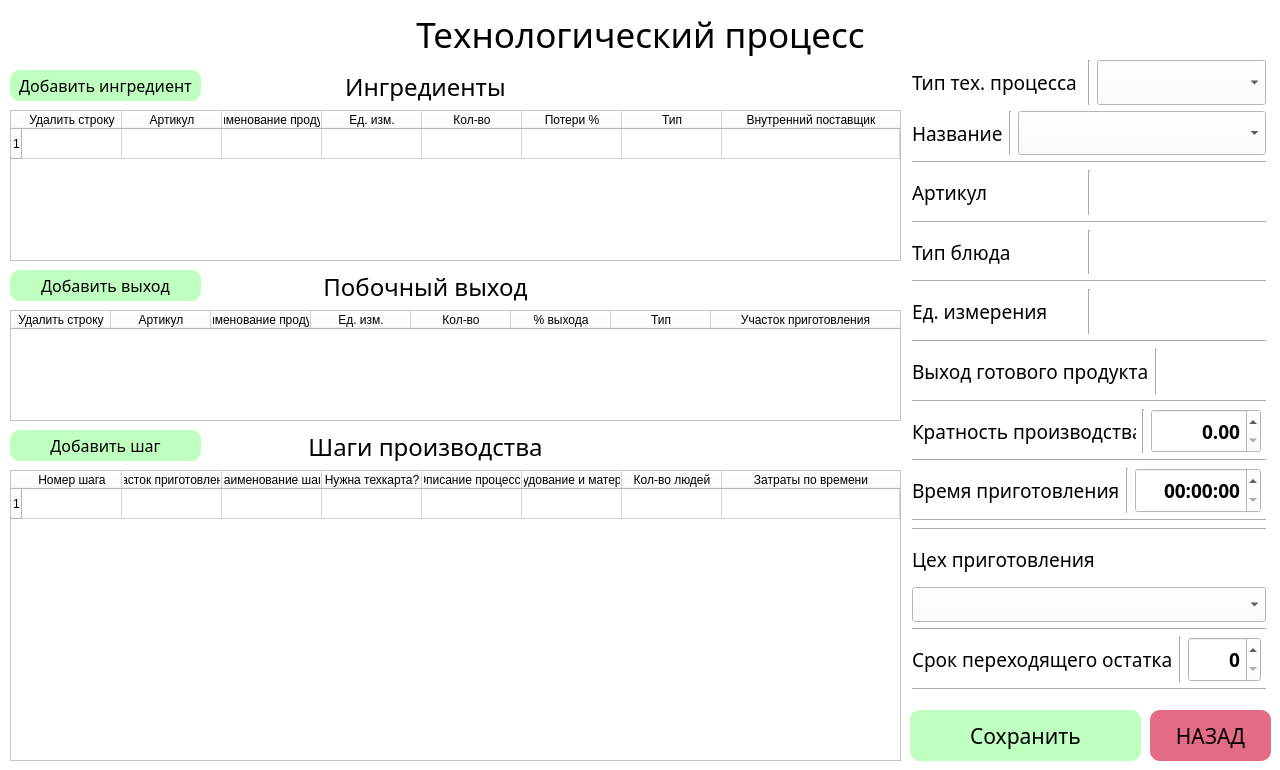
<?xml version="1.0" encoding="UTF-8"?>
<ui version="4.0">
 <class>WindowCreateTP</class>
 <widget class="QMainWindow" name="WindowCreateTP">
  <property name="geometry">
   <rect>
    <x>0</x>
    <y>0</y>
    <width>1280</width>
    <height>770</height>
   </rect>
  </property>
  <property name="minimumSize">
   <size>
    <width>1280</width>
    <height>720</height>
   </size>
  </property>
  <property name="maximumSize">
   <size>
    <width>1280</width>
    <height>2000</height>
   </size>
  </property>
  <property name="font">
   <font>
    <family>Trebuchet MS</family>
    <pointsize>14</pointsize>
   </font>
  </property>
  <property name="cursor">
   <cursorShape>ArrowCursor</cursorShape>
  </property>
  <property name="mouseTracking">
   <bool>false</bool>
  </property>
  <property name="tabletTracking">
   <bool>false</bool>
  </property>
  <property name="windowTitle">
   <string>Таблица</string>
  </property>
  <property name="autoFillBackground">
   <bool>false</bool>
  </property>
  <property name="styleSheet">
   <string notr="true">background-color: #fff</string>
  </property>
  <widget class="QWidget" name="centralwidget">
   <widget class="QPushButton" name="btn_back">
    <property name="geometry">
     <rect>
      <x>1150</x>
      <y>710</y>
      <width>121</width>
      <height>51</height>
     </rect>
    </property>
    <property name="font">
     <font>
      <family>Trebuchet MS</family>
      <pointsize>16</pointsize>
      <bold>false</bold>
     </font>
    </property>
    <property name="focusPolicy">
     <enum>Qt::StrongFocus</enum>
    </property>
    <property name="styleSheet">
     <string notr="true">QPushButton {
background-color: rgb(228, 107, 134);
border: none;
border-radius: 10px}

QPushButton:hover {
border: 1px solid  rgb(0, 0, 0);
background-color: rgba(228, 107, 134, 0.9)
}

QPushButton:pressed {
border:3px solid  rgb(0, 0, 0);
background-color: rgba(228, 107, 134, 1)
}</string>
    </property>
    <property name="text">
     <string>НАЗАД</string>
    </property>
    <property name="shortcut">
     <string>Return</string>
    </property>
    <property name="checkable">
     <bool>false</bool>
    </property>
   </widget>
   <widget class="QLabel" name="label_windowName">
    <property name="geometry">
     <rect>
      <x>10</x>
      <y>10</y>
      <width>1261</width>
      <height>51</height>
     </rect>
    </property>
    <property name="font">
     <font>
      <family>Trebuchet MS</family>
      <pointsize>26</pointsize>
     </font>
    </property>
    <property name="text">
     <string>Технологический процесс</string>
    </property>
    <property name="alignment">
     <set>Qt::AlignHCenter|Qt::AlignTop</set>
    </property>
   </widget>
   <widget class="QTableWidget" name="tableWidget_ingredients">
    <property name="geometry">
     <rect>
      <x>10</x>
      <y>110</y>
      <width>891</width>
      <height>151</height>
     </rect>
    </property>
    <property name="minimumSize">
     <size>
      <width>891</width>
      <height>0</height>
     </size>
    </property>
    <property name="maximumSize">
     <size>
      <width>891</width>
      <height>16777215</height>
     </size>
    </property>
    <property name="rowCount">
     <number>1</number>
    </property>
    <attribute name="horizontalHeaderMinimumSectionSize">
     <number>39</number>
    </attribute>
    <attribute name="horizontalHeaderShowSortIndicator" stdset="0">
     <bool>true</bool>
    </attribute>
    <attribute name="horizontalHeaderStretchLastSection">
     <bool>true</bool>
    </attribute>
    <attribute name="verticalHeaderCascadingSectionResizes">
     <bool>false</bool>
    </attribute>
    <row/>
    <column>
     <property name="text">
      <string>Удалить строку</string>
     </property>
    </column>
    <column>
     <property name="text">
      <string>Артикул</string>
     </property>
    </column>
    <column>
     <property name="text">
      <string>Наименование продукта</string>
     </property>
    </column>
    <column>
     <property name="text">
      <string>Ед. изм.</string>
     </property>
    </column>
    <column>
     <property name="text">
      <string>Кол-во</string>
     </property>
    </column>
    <column>
     <property name="text">
      <string>Потери %</string>
     </property>
    </column>
    <column>
     <property name="text">
      <string>Тип</string>
     </property>
    </column>
    <column>
     <property name="text">
      <string>Внутренний поставщик</string>
     </property>
    </column>
    <item row="0" column="1">
     <property name="text">
      <string/>
     </property>
    </item>
   </widget>
   <widget class="QLabel" name="labeltable_ingredients">
    <property name="geometry">
     <rect>
      <x>230</x>
      <y>70</y>
      <width>391</width>
      <height>31</height>
     </rect>
    </property>
    <property name="font">
     <font>
      <family>Trebuchet MS</family>
      <pointsize>18</pointsize>
     </font>
    </property>
    <property name="text">
     <string>Ингредиенты</string>
    </property>
    <property name="alignment">
     <set>Qt::AlignHCenter|Qt::AlignTop</set>
    </property>
   </widget>
   <widget class="QLabel" name="labeltable_poboch_exit">
    <property name="geometry">
     <rect>
      <x>230</x>
      <y>270</y>
      <width>391</width>
      <height>31</height>
     </rect>
    </property>
    <property name="font">
     <font>
      <family>Trebuchet MS</family>
      <pointsize>18</pointsize>
     </font>
    </property>
    <property name="text">
     <string>Побочный выход</string>
    </property>
    <property name="alignment">
     <set>Qt::AlignHCenter|Qt::AlignTop</set>
    </property>
   </widget>
   <widget class="QLabel" name="labeltable_steps_proizvod">
    <property name="geometry">
     <rect>
      <x>230</x>
      <y>430</y>
      <width>391</width>
      <height>31</height>
     </rect>
    </property>
    <property name="font">
     <font>
      <family>Trebuchet MS</family>
      <pointsize>18</pointsize>
     </font>
    </property>
    <property name="text">
     <string>Шаги производства</string>
    </property>
    <property name="alignment">
     <set>Qt::AlignHCenter|Qt::AlignTop</set>
    </property>
   </widget>
   <widget class="QTableWidget" name="tableWidget_steps_proizvod">
    <property name="geometry">
     <rect>
      <x>10</x>
      <y>470</y>
      <width>891</width>
      <height>291</height>
     </rect>
    </property>
    <property name="rowCount">
     <number>1</number>
    </property>
    <property name="columnCount">
     <number>8</number>
    </property>
    <attribute name="horizontalHeaderShowSortIndicator" stdset="0">
     <bool>true</bool>
    </attribute>
    <attribute name="horizontalHeaderStretchLastSection">
     <bool>true</bool>
    </attribute>
    <row/>
    <column>
     <property name="text">
      <string>Номер шага</string>
     </property>
    </column>
    <column>
     <property name="text">
      <string>Участок приготовления</string>
     </property>
    </column>
    <column>
     <property name="text">
      <string>Наименование шага</string>
     </property>
    </column>
    <column>
     <property name="text">
      <string>Нужна техкарта?</string>
     </property>
    </column>
    <column>
     <property name="text">
      <string>Описание процесса</string>
     </property>
    </column>
    <column>
     <property name="text">
      <string>Оборудование и материалы</string>
     </property>
    </column>
    <column>
     <property name="text">
      <string>Кол-во людей</string>
     </property>
    </column>
    <column>
     <property name="text">
      <string>Затраты по времени</string>
     </property>
    </column>
   </widget>
   <widget class="QTableWidget" name="tableWidget_poboch_exit">
    <property name="geometry">
     <rect>
      <x>10</x>
      <y>310</y>
      <width>891</width>
      <height>111</height>
     </rect>
    </property>
    <property name="rowCount">
     <number>0</number>
    </property>
    <attribute name="horizontalHeaderCascadingSectionResizes">
     <bool>false</bool>
    </attribute>
    <attribute name="horizontalHeaderHighlightSections">
     <bool>true</bool>
    </attribute>
    <attribute name="horizontalHeaderShowSortIndicator" stdset="0">
     <bool>true</bool>
    </attribute>
    <attribute name="horizontalHeaderStretchLastSection">
     <bool>true</bool>
    </attribute>
    <attribute name="verticalHeaderCascadingSectionResizes">
     <bool>false</bool>
    </attribute>
    <attribute name="verticalHeaderHighlightSections">
     <bool>true</bool>
    </attribute>
    <attribute name="verticalHeaderShowSortIndicator" stdset="0">
     <bool>false</bool>
    </attribute>
    <attribute name="verticalHeaderStretchLastSection">
     <bool>false</bool>
    </attribute>
    <column>
     <property name="text">
      <string>Удалить строку</string>
     </property>
    </column>
    <column>
     <property name="text">
      <string>Артикул</string>
     </property>
    </column>
    <column>
     <property name="text">
      <string>Наименование продукта</string>
     </property>
    </column>
    <column>
     <property name="text">
      <string>Ед. изм.</string>
     </property>
    </column>
    <column>
     <property name="text">
      <string>Кол-во</string>
     </property>
    </column>
    <column>
     <property name="text">
      <string>% выхода</string>
     </property>
    </column>
    <column>
     <property name="text">
      <string>Тип</string>
     </property>
    </column>
    <column>
     <property name="text">
      <string>Участок приготовления</string>
     </property>
    </column>
   </widget>
   <widget class="QWidget" name="verticalLayoutWidget_2">
    <property name="geometry">
     <rect>
      <x>910</x>
      <y>60</y>
      <width>361</width>
      <height>631</height>
     </rect>
    </property>
    <layout class="QVBoxLayout" name="verticalLayout_2">
     <property name="spacing">
      <number>6</number>
     </property>
     <property name="leftMargin">
      <number>2</number>
     </property>
     <property name="rightMargin">
      <number>5</number>
     </property>
     <item>
      <layout class="QHBoxLayout" name="horizontalLayout_3" stretch="0,0,0">
       <property name="spacing">
        <number>6</number>
       </property>
       <property name="rightMargin">
        <number>0</number>
       </property>
       <item>
        <widget class="QLabel" name="labelName_tip_tp">
         <property name="sizePolicy">
          <sizepolicy hsizetype="Preferred" vsizetype="Preferred">
           <horstretch>0</horstretch>
           <verstretch>0</verstretch>
          </sizepolicy>
         </property>
         <property name="minimumSize">
          <size>
           <width>100</width>
           <height>0</height>
          </size>
         </property>
         <property name="font">
          <font>
           <family>Trebuchet MS</family>
           <pointsize>14</pointsize>
           <bold>false</bold>
          </font>
         </property>
         <property name="text">
          <string>Тип тех. процесса</string>
         </property>
        </widget>
       </item>
       <item>
        <widget class="Line" name="line_19">
         <property name="orientation">
          <enum>Qt::Vertical</enum>
         </property>
        </widget>
       </item>
       <item>
        <widget class="QComboBox" name="comboBox_tip_tp">
         <property name="sizePolicy">
          <sizepolicy hsizetype="Preferred" vsizetype="Preferred">
           <horstretch>0</horstretch>
           <verstretch>0</verstretch>
          </sizepolicy>
         </property>
        </widget>
       </item>
      </layout>
     </item>
     <item>
      <layout class="QHBoxLayout" name="horizontalLayout_9">
       <item>
        <widget class="QLabel" name="labelName_name">
         <property name="sizePolicy">
          <sizepolicy hsizetype="Maximum" vsizetype="Preferred">
           <horstretch>0</horstretch>
           <verstretch>0</verstretch>
          </sizepolicy>
         </property>
         <property name="font">
          <font>
           <family>Trebuchet MS</family>
           <pointsize>14</pointsize>
           <bold>false</bold>
          </font>
         </property>
         <property name="autoFillBackground">
          <bool>false</bool>
         </property>
         <property name="styleSheet">
          <string notr="true">bacground:rgb(255, 170, 255)</string>
         </property>
         <property name="text">
          <string>Название</string>
         </property>
        </widget>
       </item>
       <item>
        <widget class="Line" name="line_12">
         <property name="orientation">
          <enum>Qt::Vertical</enum>
         </property>
        </widget>
       </item>
       <item>
        <widget class="QComboBox" name="comboBox_name">
         <property name="sizePolicy">
          <sizepolicy hsizetype="Preferred" vsizetype="Preferred">
           <horstretch>0</horstretch>
           <verstretch>0</verstretch>
          </sizepolicy>
         </property>
         <property name="font">
          <font>
           <family>Trebuchet MS</family>
           <pointsize>14</pointsize>
           <bold>true</bold>
          </font>
         </property>
        </widget>
       </item>
      </layout>
     </item>
     <item>
      <widget class="Line" name="line">
       <property name="orientation">
        <enum>Qt::Horizontal</enum>
       </property>
      </widget>
     </item>
     <item>
      <layout class="QHBoxLayout" name="horizontalLayout_8">
       <item>
        <widget class="QLabel" name="labelName_artikl">
         <property name="font">
          <font>
           <family>Trebuchet MS</family>
           <pointsize>14</pointsize>
           <bold>false</bold>
          </font>
         </property>
         <property name="text">
          <string>Артикул</string>
         </property>
        </widget>
       </item>
       <item>
        <widget class="Line" name="line_13">
         <property name="orientation">
          <enum>Qt::Vertical</enum>
         </property>
        </widget>
       </item>
       <item>
        <widget class="QLabel" name="label_artikl">
         <property name="font">
          <font>
           <family>Trebuchet MS</family>
           <pointsize>14</pointsize>
           <bold>true</bold>
          </font>
         </property>
         <property name="text">
          <string/>
         </property>
         <property name="alignment">
          <set>Qt::AlignRight|Qt::AlignTrailing|Qt::AlignVCenter</set>
         </property>
         <property name="margin">
          <number>10</number>
         </property>
        </widget>
       </item>
      </layout>
     </item>
     <item>
      <widget class="Line" name="line_2">
       <property name="orientation">
        <enum>Qt::Horizontal</enum>
       </property>
      </widget>
     </item>
     <item>
      <layout class="QHBoxLayout" name="horizontalLayout_7">
       <item>
        <widget class="QLabel" name="labelName_tip_dishe">
         <property name="font">
          <font>
           <family>Trebuchet MS</family>
           <pointsize>14</pointsize>
           <bold>false</bold>
          </font>
         </property>
         <property name="text">
          <string>Тип блюда</string>
         </property>
        </widget>
       </item>
       <item>
        <widget class="Line" name="line_14">
         <property name="orientation">
          <enum>Qt::Vertical</enum>
         </property>
        </widget>
       </item>
       <item>
        <widget class="QLabel" name="label_tip_dishe">
         <property name="font">
          <font>
           <family>Trebuchet MS</family>
           <pointsize>14</pointsize>
           <bold>true</bold>
          </font>
         </property>
         <property name="text">
          <string/>
         </property>
         <property name="alignment">
          <set>Qt::AlignRight|Qt::AlignTrailing|Qt::AlignVCenter</set>
         </property>
         <property name="margin">
          <number>10</number>
         </property>
        </widget>
       </item>
      </layout>
     </item>
     <item>
      <widget class="Line" name="line_3">
       <property name="orientation">
        <enum>Qt::Horizontal</enum>
       </property>
      </widget>
     </item>
     <item>
      <layout class="QHBoxLayout" name="horizontalLayout_6">
       <item>
        <widget class="QLabel" name="labelName_ed_iz">
         <property name="font">
          <font>
           <family>Trebuchet MS</family>
           <pointsize>14</pointsize>
           <bold>false</bold>
          </font>
         </property>
         <property name="text">
          <string>Ед. измерения</string>
         </property>
        </widget>
       </item>
       <item>
        <widget class="Line" name="line_15">
         <property name="orientation">
          <enum>Qt::Vertical</enum>
         </property>
        </widget>
       </item>
       <item>
        <widget class="QLabel" name="label_ed_iz">
         <property name="font">
          <font>
           <family>Trebuchet MS</family>
           <pointsize>14</pointsize>
           <bold>true</bold>
          </font>
         </property>
         <property name="text">
          <string/>
         </property>
         <property name="alignment">
          <set>Qt::AlignRight|Qt::AlignTrailing|Qt::AlignVCenter</set>
         </property>
         <property name="margin">
          <number>10</number>
         </property>
        </widget>
       </item>
      </layout>
     </item>
     <item>
      <widget class="Line" name="line_4">
       <property name="orientation">
        <enum>Qt::Horizontal</enum>
       </property>
      </widget>
     </item>
     <item>
      <layout class="QHBoxLayout" name="horizontalLayout_5">
       <item>
        <widget class="QLabel" name="labelName_massa_dishe">
         <property name="font">
          <font>
           <family>Trebuchet MS</family>
           <pointsize>14</pointsize>
           <bold>false</bold>
          </font>
         </property>
         <property name="text">
          <string>Выход готового продукта</string>
         </property>
        </widget>
       </item>
       <item>
        <widget class="Line" name="line_16">
         <property name="orientation">
          <enum>Qt::Vertical</enum>
         </property>
        </widget>
       </item>
       <item>
        <widget class="QLabel" name="label_massa_dishe">
         <property name="font">
          <font>
           <family>Trebuchet MS</family>
           <pointsize>14</pointsize>
           <bold>true</bold>
          </font>
         </property>
         <property name="text">
          <string/>
         </property>
         <property name="alignment">
          <set>Qt::AlignRight|Qt::AlignTrailing|Qt::AlignVCenter</set>
         </property>
         <property name="margin">
          <number>10</number>
         </property>
        </widget>
       </item>
      </layout>
     </item>
     <item>
      <widget class="Line" name="line_5">
       <property name="orientation">
        <enum>Qt::Horizontal</enum>
       </property>
      </widget>
     </item>
     <item>
      <layout class="QHBoxLayout" name="horizontalLayout_4">
       <property name="spacing">
        <number>6</number>
       </property>
       <property name="leftMargin">
        <number>0</number>
       </property>
       <property name="rightMargin">
        <number>5</number>
       </property>
       <item>
        <widget class="QLabel" name="labelName_kvant">
         <property name="sizePolicy">
          <sizepolicy hsizetype="Preferred" vsizetype="Preferred">
           <horstretch>0</horstretch>
           <verstretch>0</verstretch>
          </sizepolicy>
         </property>
         <property name="font">
          <font>
           <family>Trebuchet MS</family>
           <pointsize>14</pointsize>
           <bold>false</bold>
          </font>
         </property>
         <property name="text">
          <string>Кратность производства</string>
         </property>
        </widget>
       </item>
       <item>
        <widget class="Line" name="line_17">
         <property name="orientation">
          <enum>Qt::Vertical</enum>
         </property>
        </widget>
       </item>
       <item>
        <widget class="QDoubleSpinBox" name="doubleSpinBox_kvant">
         <property name="sizePolicy">
          <sizepolicy hsizetype="Preferred" vsizetype="Preferred">
           <horstretch>0</horstretch>
           <verstretch>0</verstretch>
          </sizepolicy>
         </property>
         <property name="font">
          <font>
           <family>Trebuchet MS</family>
           <pointsize>14</pointsize>
           <bold>true</bold>
          </font>
         </property>
         <property name="alignment">
          <set>Qt::AlignRight|Qt::AlignTrailing|Qt::AlignVCenter</set>
         </property>
         <property name="readOnly">
          <bool>false</bool>
         </property>
         <property name="buttonSymbols">
          <enum>QAbstractSpinBox::UpDownArrows</enum>
         </property>
         <property name="showGroupSeparator" stdset="0">
          <bool>false</bool>
         </property>
         <property name="maximum">
          <double>10000.000000000000000</double>
         </property>
        </widget>
       </item>
      </layout>
     </item>
     <item>
      <widget class="Line" name="line_6">
       <property name="orientation">
        <enum>Qt::Horizontal</enum>
       </property>
      </widget>
     </item>
     <item>
      <layout class="QHBoxLayout" name="horizontalLayout" stretch="0,0,0">
       <property name="spacing">
        <number>6</number>
       </property>
       <property name="rightMargin">
        <number>5</number>
       </property>
       <item>
        <widget class="QLabel" name="labelName_time_prigotov">
         <property name="sizePolicy">
          <sizepolicy hsizetype="Preferred" vsizetype="Preferred">
           <horstretch>0</horstretch>
           <verstretch>0</verstretch>
          </sizepolicy>
         </property>
         <property name="font">
          <font>
           <family>Trebuchet MS</family>
           <pointsize>14</pointsize>
           <bold>false</bold>
          </font>
         </property>
         <property name="text">
          <string>Время приготовления</string>
         </property>
        </widget>
       </item>
       <item>
        <widget class="Line" name="line_18">
         <property name="orientation">
          <enum>Qt::Vertical</enum>
         </property>
        </widget>
       </item>
       <item>
        <widget class="QTimeEdit" name="timeEdit_time_prigotov">
         <property name="sizePolicy">
          <sizepolicy hsizetype="Preferred" vsizetype="Preferred">
           <horstretch>0</horstretch>
           <verstretch>0</verstretch>
          </sizepolicy>
         </property>
         <property name="font">
          <font>
           <family>Trebuchet MS</family>
           <pointsize>14</pointsize>
           <bold>true</bold>
          </font>
         </property>
         <property name="wrapping">
          <bool>false</bool>
         </property>
         <property name="alignment">
          <set>Qt::AlignRight|Qt::AlignTrailing|Qt::AlignVCenter</set>
         </property>
         <property name="accelerated">
          <bool>false</bool>
         </property>
         <property name="showGroupSeparator" stdset="0">
          <bool>false</bool>
         </property>
         <property name="displayFormat">
          <string>HH:mm:ss</string>
         </property>
        </widget>
       </item>
      </layout>
     </item>
     <item>
      <widget class="Line" name="line_7">
       <property name="orientation">
        <enum>Qt::Horizontal</enum>
       </property>
      </widget>
     </item>
     <item>
      <widget class="Line" name="line_8">
       <property name="orientation">
        <enum>Qt::Horizontal</enum>
       </property>
      </widget>
     </item>
     <item>
      <widget class="QLabel" name="labelName_ceh_prigotov">
       <property name="font">
        <font>
         <family>Trebuchet MS</family>
         <pointsize>14</pointsize>
         <bold>false</bold>
        </font>
       </property>
       <property name="text">
        <string>Цех приготовления</string>
       </property>
      </widget>
     </item>
     <item>
      <widget class="QComboBox" name="comboBox_ceh_prigotov">
       <property name="sizePolicy">
        <sizepolicy hsizetype="Preferred" vsizetype="Fixed">
         <horstretch>0</horstretch>
         <verstretch>0</verstretch>
        </sizepolicy>
       </property>
       <property name="font">
        <font>
         <family>Trebuchet MS</family>
         <pointsize>14</pointsize>
         <bold>true</bold>
        </font>
       </property>
      </widget>
     </item>
     <item>
      <widget class="Line" name="line_11">
       <property name="orientation">
        <enum>Qt::Horizontal</enum>
       </property>
      </widget>
     </item>
     <item>
      <layout class="QHBoxLayout" name="horizontalLayout_2">
       <property name="rightMargin">
        <number>5</number>
       </property>
       <item>
        <widget class="QLabel" name="labelName_srok_ost">
         <property name="font">
          <font>
           <family>Trebuchet MS</family>
           <pointsize>14</pointsize>
           <bold>false</bold>
          </font>
         </property>
         <property name="text">
          <string>Срок переходящего остатка</string>
         </property>
        </widget>
       </item>
       <item>
        <widget class="Line" name="line_20">
         <property name="orientation">
          <enum>Qt::Vertical</enum>
         </property>
        </widget>
       </item>
       <item>
        <widget class="QSpinBox" name="spinBox_srok_ost">
         <property name="sizePolicy">
          <sizepolicy hsizetype="Preferred" vsizetype="Preferred">
           <horstretch>0</horstretch>
           <verstretch>0</verstretch>
          </sizepolicy>
         </property>
         <property name="font">
          <font>
           <family>Trebuchet MS</family>
           <pointsize>14</pointsize>
           <bold>true</bold>
          </font>
         </property>
         <property name="alignment">
          <set>Qt::AlignRight|Qt::AlignTrailing|Qt::AlignVCenter</set>
         </property>
        </widget>
       </item>
      </layout>
     </item>
     <item>
      <widget class="Line" name="line_46">
       <property name="orientation">
        <enum>Qt::Horizontal</enum>
       </property>
      </widget>
     </item>
    </layout>
   </widget>
   <widget class="QPushButton" name="btn_add_ingredient">
    <property name="geometry">
     <rect>
      <x>10</x>
      <y>70</y>
      <width>191</width>
      <height>31</height>
     </rect>
    </property>
    <property name="font">
     <font>
      <family>Trebuchet MS</family>
      <pointsize>12</pointsize>
      <bold>false</bold>
     </font>
    </property>
    <property name="focusPolicy">
     <enum>Qt::StrongFocus</enum>
    </property>
    <property name="styleSheet">
     <string notr="true">QPushButton {
background-color: rgb(191, 255, 191);
border: none;
border-radius: 10px}

QPushButton:hover {
border: 1px solid  rgb(0, 0, 0);
background-color: rgba(191, 255, 191, 0.9)
}

QPushButton:pressed {
border:3px solid  rgb(0, 0, 0);
background-color: rgba(191, 255, 191, 1)
}</string>
    </property>
    <property name="text">
     <string>Добавить ингредиент</string>
    </property>
    <property name="shortcut">
     <string>Return</string>
    </property>
    <property name="checkable">
     <bool>false</bool>
    </property>
   </widget>
   <widget class="QPushButton" name="btn_save">
    <property name="geometry">
     <rect>
      <x>910</x>
      <y>710</y>
      <width>231</width>
      <height>51</height>
     </rect>
    </property>
    <property name="font">
     <font>
      <family>Trebuchet MS</family>
      <pointsize>16</pointsize>
      <bold>false</bold>
     </font>
    </property>
    <property name="focusPolicy">
     <enum>Qt::StrongFocus</enum>
    </property>
    <property name="styleSheet">
     <string notr="true">QPushButton {
background-color: rgb(191, 255, 191);
border: none;
border-radius: 10px}

QPushButton:hover {
border: 1px solid  rgb(0, 0, 0);
background-color: rgba(191, 255, 191, 0.9)
}

QPushButton:pressed {
border:3px solid  rgb(0, 0, 0);
background-color: rgba(191, 255, 191, 1)
}</string>
    </property>
    <property name="text">
     <string>Сохранить</string>
    </property>
    <property name="shortcut">
     <string>Return</string>
    </property>
    <property name="checkable">
     <bool>false</bool>
    </property>
   </widget>
   <widget class="QPushButton" name="btn_add_exit">
    <property name="geometry">
     <rect>
      <x>10</x>
      <y>270</y>
      <width>191</width>
      <height>31</height>
     </rect>
    </property>
    <property name="font">
     <font>
      <family>Trebuchet MS</family>
      <pointsize>12</pointsize>
      <bold>false</bold>
     </font>
    </property>
    <property name="focusPolicy">
     <enum>Qt::StrongFocus</enum>
    </property>
    <property name="styleSheet">
     <string notr="true">QPushButton {
background-color: rgb(191, 255, 191);
border: none;
border-radius: 10px}

QPushButton:hover {
border: 1px solid  rgb(0, 0, 0);
background-color: rgba(191, 255, 191, 0.9)
}

QPushButton:pressed {
border:3px solid  rgb(0, 0, 0);
background-color: rgba(191, 255, 191, 1)
}</string>
    </property>
    <property name="text">
     <string>Добавить выход</string>
    </property>
    <property name="shortcut">
     <string>Return</string>
    </property>
    <property name="checkable">
     <bool>false</bool>
    </property>
   </widget>
   <widget class="QPushButton" name="btn_add_step">
    <property name="geometry">
     <rect>
      <x>10</x>
      <y>430</y>
      <width>191</width>
      <height>31</height>
     </rect>
    </property>
    <property name="font">
     <font>
      <family>Trebuchet MS</family>
      <pointsize>12</pointsize>
      <bold>false</bold>
     </font>
    </property>
    <property name="focusPolicy">
     <enum>Qt::StrongFocus</enum>
    </property>
    <property name="styleSheet">
     <string notr="true">QPushButton {
background-color: rgb(191, 255, 191);
border: none;
border-radius: 10px}

QPushButton:hover {
border: 1px solid  rgb(0, 0, 0);
background-color: rgba(191, 255, 191, 0.9)
}

QPushButton:pressed {
border:3px solid  rgb(0, 0, 0);
background-color: rgba(191, 255, 191, 1)
}</string>
    </property>
    <property name="text">
     <string>Добавить шаг</string>
    </property>
    <property name="shortcut">
     <string>Return</string>
    </property>
    <property name="checkable">
     <bool>false</bool>
    </property>
   </widget>
  </widget>
 </widget>
 <resources/>
 <connections/>
</ui>
